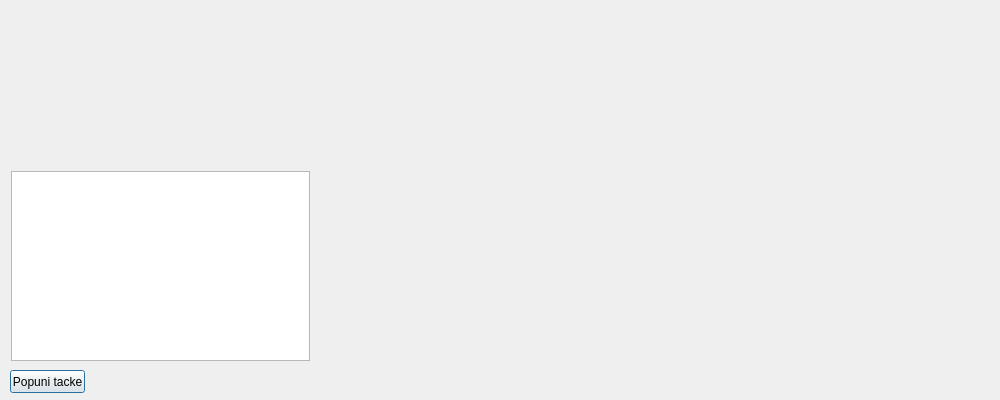
<?xml version="1.0" encoding="UTF-8"?>
<ui version="4.0">
 <class>Dialog</class>
 <widget class="QDialog" name="Dialog">
  <property name="geometry">
   <rect>
    <x>0</x>
    <y>0</y>
    <width>1000</width>
    <height>400</height>
   </rect>
  </property>
  <property name="windowTitle">
   <string>Dialog</string>
  </property>
  <widget class="QTableView" name="tableView">
   <property name="geometry">
    <rect>
     <x>11</x>
     <y>171</y>
     <width>299</width>
     <height>190</height>
    </rect>
   </property>
  </widget>
  <widget class="QPushButton" name="pushButton">
   <property name="geometry">
    <rect>
     <x>10</x>
     <y>370</y>
     <width>75</width>
     <height>23</height>
    </rect>
   </property>
   <property name="text">
    <string>Popuni tacke</string>
   </property>
  </widget>
 </widget>
 <layoutdefault spacing="6" margin="11"/>
 <resources/>
 <connections/>
</ui>
